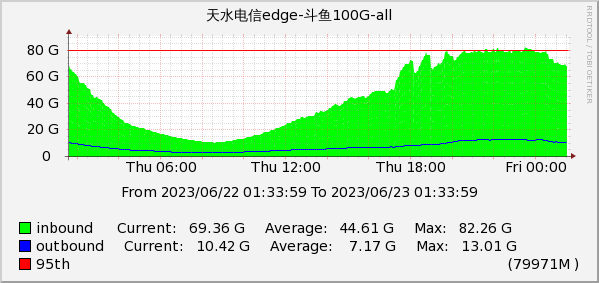
#> input picture data_fetcher/graph/0.png, 599 x 283 px
$ python data_recognition.py
#> lines starting #> are read from the running program, lines starting #| are printed output that depends on the picture; after the words box and inside, x2 and y2 are one past the last pixel; in counts of white or black regions, pixels touching at a corner belong together
import pytesseract
import cv2
import re

# 读取图片并转换为灰度图像
def read_image(image_path):
    image = cv2.imread(image_path)
    gray_image = cv2.cvtColor(image, cv2.COLOR_BGR2GRAY)
    return gray_image

# 检测文本区域
def detect_text(image):
    edges = cv2.Canny(image, 50, 150)
    contours, _ = cv2.findContours(edges, cv2.RETR_EXTERNAL, cv2.CHAIN_APPROX_SIMPLE)

    text_regions = []
    for contour in contours:
        x, y, w, h = cv2.boundingRect(contour)
        if w > 100 and h > 10:
            text_regions.append((x, y, w, h))

    return text_regions

# 提取Max:后的数据
def extract_max_value(image, text_regions):
    max_values = []
    for region in text_regions:
        x, y, w, h = region
        text_image = image[y:y+h, x:x+w]

        text = pytesseract.image_to_string(text_image, lang='chi_sim+eng')
        matches = re.findall(r'Max:\s*([\d.]+)', text)
        if matches:
            max_values.extend([float(match) for match in matches])

    return max_values

# 返回每张图片中的最大值
def get_max_values(image_paths):
    max_values = []
    for image_path in image_paths:
        image = read_image(image_path)
#> in read_image, image is the input picture: shape (283, 599, 3); mean B, G, R 193.5, 234.4, 194
#> in read_image, `gray_image = cv2.cvtColor(image, cv2.COLOR_BGR2GRAY)`:
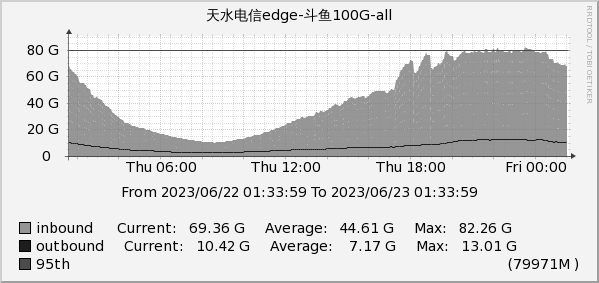
#> gray_image: shape (283, 599); min 0, max 255, mean 217.7
        text_regions = detect_text(image)
#> in detect_text, `edges = cv2.Canny(image, 50, 150)`:
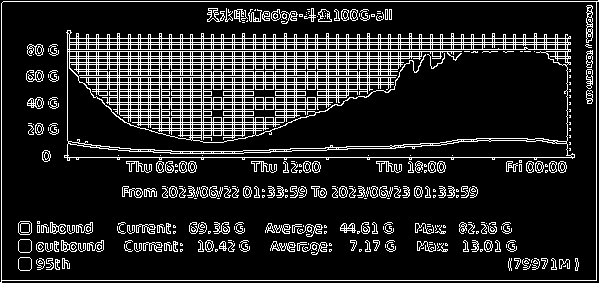
#> edges: shape (283, 599); 14.8% white in thin lines or dots
#> in detect_text, `contours, _ = cv2.findContours(edges, cv2.RETR_EXTERNAL, cv2.CHAIN_APP..`: contours = 1 contour; box (x1, y1, x2, y2) and area: (0, 0, 599, 283) 166005
#> the loop in detect_text, `for contour in contours:` made 1 pass
#> after the loop in detect_text, `for contour in contours:`: text_regions = [(0, 0, 599, 283)]
#> text_regions = [(0, 0, 599, 283)]
        max_values_in_image = extract_max_value(image, text_regions)
#> the loop in extract_max_value, `for region in text_regions:` made 1 pass
#> after the loop in extract_max_value, `for region in text_regions:`: max_values = []
        if max_values_in_image:
            max_value = max(max_values_in_image)
            max_values.append(max_value)

    return max_values

# 测试结果输出
image_paths = ['../data_fetcher/graph/0.png', '../data_fetcher/graph/1.png', '../data_fetcher/graph/2.png', '../data_fetcher/graph/3.png','../data_fetcher/graph/4.png','../data_fetcher/graph/5.png','../data_fetcher/graph/6.png','../data_fetcher/graph/7.png','../data_fetcher/graph/8.png', '../data_fetcher/graph/9.png', '../data_fetcher/graph/10.png']

#> (the run stopped early here; a loop or call above may not have finished)
